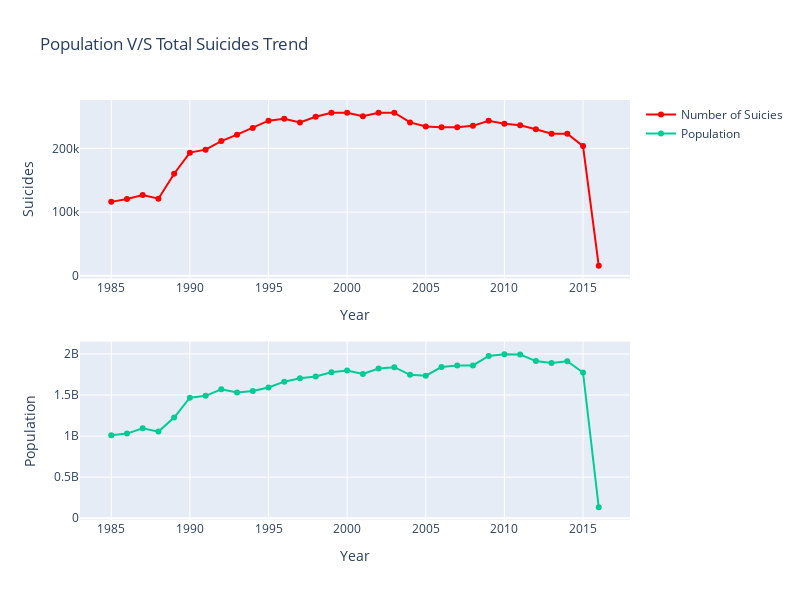

The cell this chart's notebook holds for it:
### Code cell
fig = make_subplots(rows = 2, cols=1)

fig.append_trace(go.Scatter(
                            x = overall.index,
                            y = overall['suicides_no'],
                            name = 'Number of Suicies',
                            mode = 'lines+markers',
                            marker=dict(color="red")
                            ), row=1, col=1)

fig.append_trace(go.Scatter(
                            x = pop_overall.index,
                            y = pop_overall['population'],
                            name = 'Population',
                            mode = 'lines+markers',
                            marker=dict(color="#00CC96")
                            ), row=2, col=1)


fig.update_layout(height=600, width=800, title = 'Population V/S Total Suicides Trend')
fig.update_xaxes(title_text = 'Year', row=1, col=1)
fig.update_xaxes(title_text = 'Year', row=2, col=1)
fig.update_yaxes(title_text='Suicides', row=1, col=1)
fig.update_yaxes(title_text='Population', row=2, col=1)

fig.show()

### Figure 1 — Plotly figure (JSON) as saved in the notebook; plotly's stock layout.template omitted (floating-point values rounded to 4 significant figures)
{"data": [{"marker": {"color": "red"}, "mode": "lines+markers", "name": "Number of Suicies", "type": "scatter", "x": [1985, 1986, 1987, 1988, 1989, 1990, 1991, 1992, 1993, 1994, 1995, 1996, 1997, 1998, 1999, 2000, 2001, 2002, 2003, 2004, 2005, 2006, 2007, 2008, 2009, 2010, 2011, 2012, 2013, 2014, 2015, 2016], "xaxis": "x", "y": [116063, 120670, 126842, 121026, 160244, 193361, 198020, 211473, 221565, 232063, 243544, 246725, 240745, 249591, 256119, 255832, 250652, 256095, 256079, 240861, 234375, 233361, 233408, 235447, 243487, 238702, 236484, 230160, 223199, 222984, 203640, 15603], "yaxis": "y"}, {"marker": {"color": "#00CC96"}, "mode": "lines+markers", "name": "Population", "type": "scatter", "x": [1985, 1986, 1987, 1988, 1989, 1990, 1991, 1992, 1993, 1994, 1995, 1996, 1997, 1998, 1999, 2000, 2001, 2002, 2003, 2004, 2005, 2006, 2007, 2008, 2009, 2010, 2011, 2012, 2013, 2014, 2015, 2016], "xaxis": "x2", "y": [1008600086, 1029909613, 1095029726, 1054094424, 1225514347, 1466620100, 1489988384, 1569539447, 1530416654, 1548749372, 1591559103, 1662267662, 1702991519, 1725181351, 1776363155, 1799227908, 1755565489, 1822152815, 1838458020, 1745246613, 1734909645, 1840908837, 1859564353, 1860620851, 1976228366, 1997297329, 1993362332, 1912812088, 1890161710, 1912057309, 1774657932, 132101896], "yaxis": "y2"}], "layout": {"height": 600, "title": {"text": "Population V/S Total Suicides Trend"}, "width": 800, "xaxis": {"anchor": "y", "domain": [0, 1], "title": {"text": "Year"}}, "xaxis2": {"anchor": "y2", "domain": [0, 1], "title": {"text": "Year"}}, "yaxis": {"anchor": "x", "domain": [0.575, 1], "title": {"text": "Suicides"}}, "yaxis2": {"anchor": "x2", "domain": [0, 0.425], "title": {"text": "Population"}}}}
